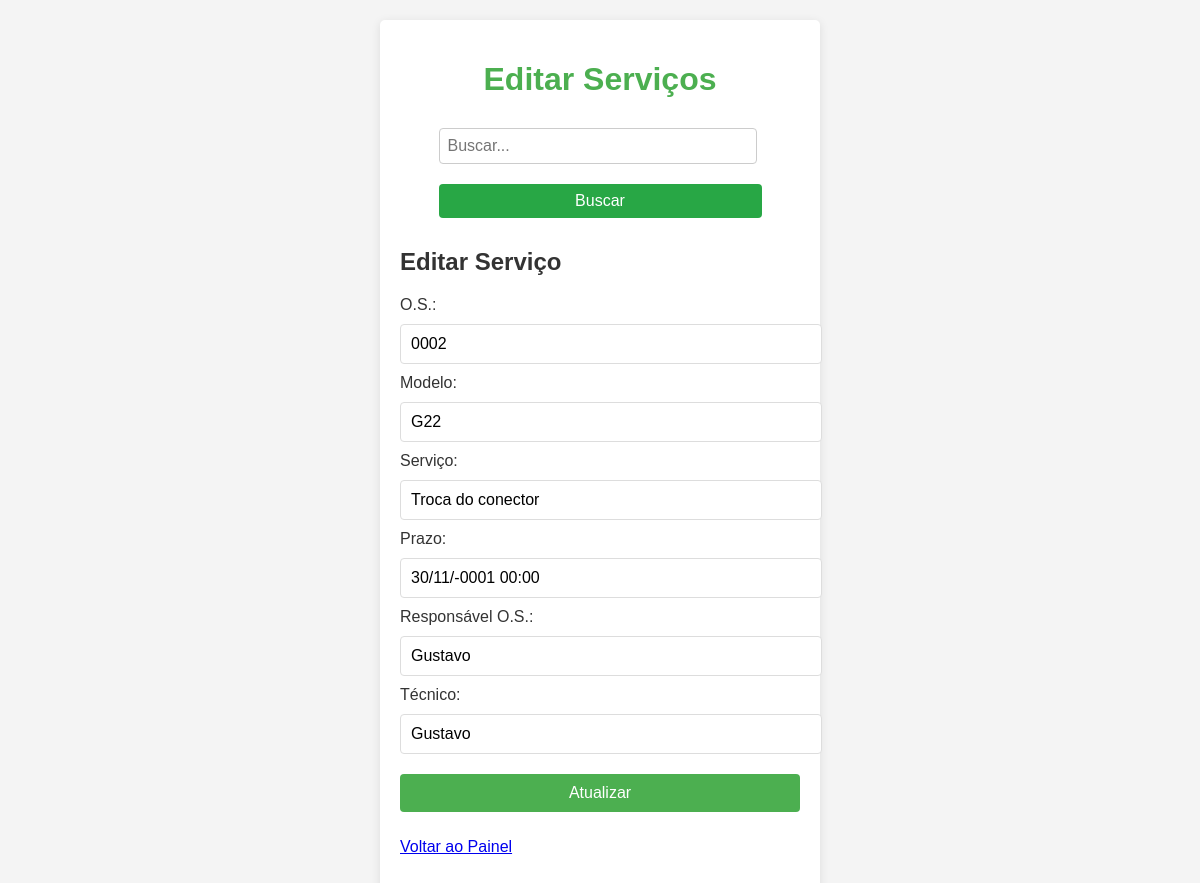
The app's page /editar_servico.php?edit=6 (signed in) with its own data.
### tables this page shows
CREATE TABLE `servicos` (
  `id` int(11) NOT NULL,
  `os` varchar(255) NOT NULL,
  `modelo` varchar(255) NOT NULL,
  `servico` varchar(255) NOT NULL,
  `prazo` datetime NOT NULL,
  `responsavel_os` varchar(255) NOT NULL,
  `tecnico` varchar(255) NOT NULL,
  `carimbo` datetime NOT NULL,
  `entrega` tinyint(1) NOT NULL DEFAULT 0
);

### editar_servico.php (the view, shortened to what this page needs)
<?php
require 'config.php';
$servicoParaEditar = null;
$searchQuery = '';
if (isset($_GET['edit'])) {
    $idEditar = $_GET['edit'];
    $stmt = $pdo->prepare("SELECT * FROM servicos WHERE id = ?");
    $stmt->execute([$idEditar]);
    $servicoParaEditar = $stmt->fetch(PDO::FETCH_ASSOC);
}
?>
<!DOCTYPE html>
<html lang="pt-BR">
<head>
    <link rel="stylesheet" href="./css/inserir_info.css">
    <link rel="stylesheet" href="https://cdn.jsdelivr.net/npm/flatpickr/dist/flatpickr.min.css">
</head>
<body>
    <div class="container">
        <h1>Editar Serviços</h1>
        <div class="search-container">
            <form method="GET">
                <input type="text" name="search" value="<?= htmlspecialchars($searchQuery) ?>" placeholder="Buscar...">
                <button type="submit">Buscar</button>
            </form>
        </div>
        <?php if ($servicoParaEditar): ?>
            <h2>Editar Serviço</h2>
            <form method="POST">
                <label>O.S.:</label>
                <input type="text" name="os" value="<?= htmlspecialchars($servicoParaEditar['os']); ?>" required>
                <label>Modelo:</label>
                <input type="text" name="modelo" value="<?= htmlspecialchars($servicoParaEditar['modelo']); ?>" required>
                <label>Serviço:</label>
                <input type="text" name="servico" value="<?= htmlspecialchars($servicoParaEditar['servico']); ?>" required>
                <label>Prazo:</label>
                <input type="text" id="prazo" name="prazo" value="<?= date('d/m/Y H:i', strtotime($servicoParaEditar['prazo'])); ?>" required>
                <label>Responsável O.S.:</label>
                <input type="text" name="responsavel_os" value="<?= htmlspecialchars($servicoParaEditar['responsavel_os']); ?>" required>
                <label>Técnico:</label>
                <input type="text" name="tecnico" value="<?= htmlspecialchars($servicoParaEditar['tecnico']); ?>" required>
                <button type="submit">Atualizar</button>
            </form>
        <?php endif; ?>
        <p><a href="dashboard.php">Voltar ao Painel</a></p>
    </div>
</body>
</html>

### inserir_info.css (style rules this page uses)
body { font-family: Arial, sans-serif; background-color: #f4f4f4; color: #333; margin: 0; padding: 20px; }
.container { max-width: 400px; margin: 0 auto; padding: 20px; background-color: #fff; border-radius: 5px; box-shadow: 0 2px 10px rgba(0, 0, 0, 0.1); }
h1 { color: #4CAF50; margin-bottom: 20px; text-align: center; }
form { display: flex; flex-direction: column; }
input[type="text"], button { width: 100%; padding: 10px; margin: 10px 0; border: 1px solid #ddd; border-radius: 4px; font-size: 16px; }
button { background-color: #4CAF50; color: white; border: none; cursor: pointer; transition: background-color 0.3s; }

### editar_servico.php (style rules this page uses)
.search-container { display: flex; justify-content: center; margin-bottom: 20px; }
.search-container input[type="text"] { width: 300px; padding: 8px; margin-right: 5px; border: 1px solid #ccc; border-radius: 4px; }
.search-container button { padding: 8px 12px; border: none; background-color: #28a745; color: white; border-radius: 4px; cursor: pointer; }

### records on screen
servicos: os "0002", modelo "G22", servico "Troca do conector", prazo "30/11/-0001 00:00", responsavel_os "Gustavo", tecnico "Gustavo"
